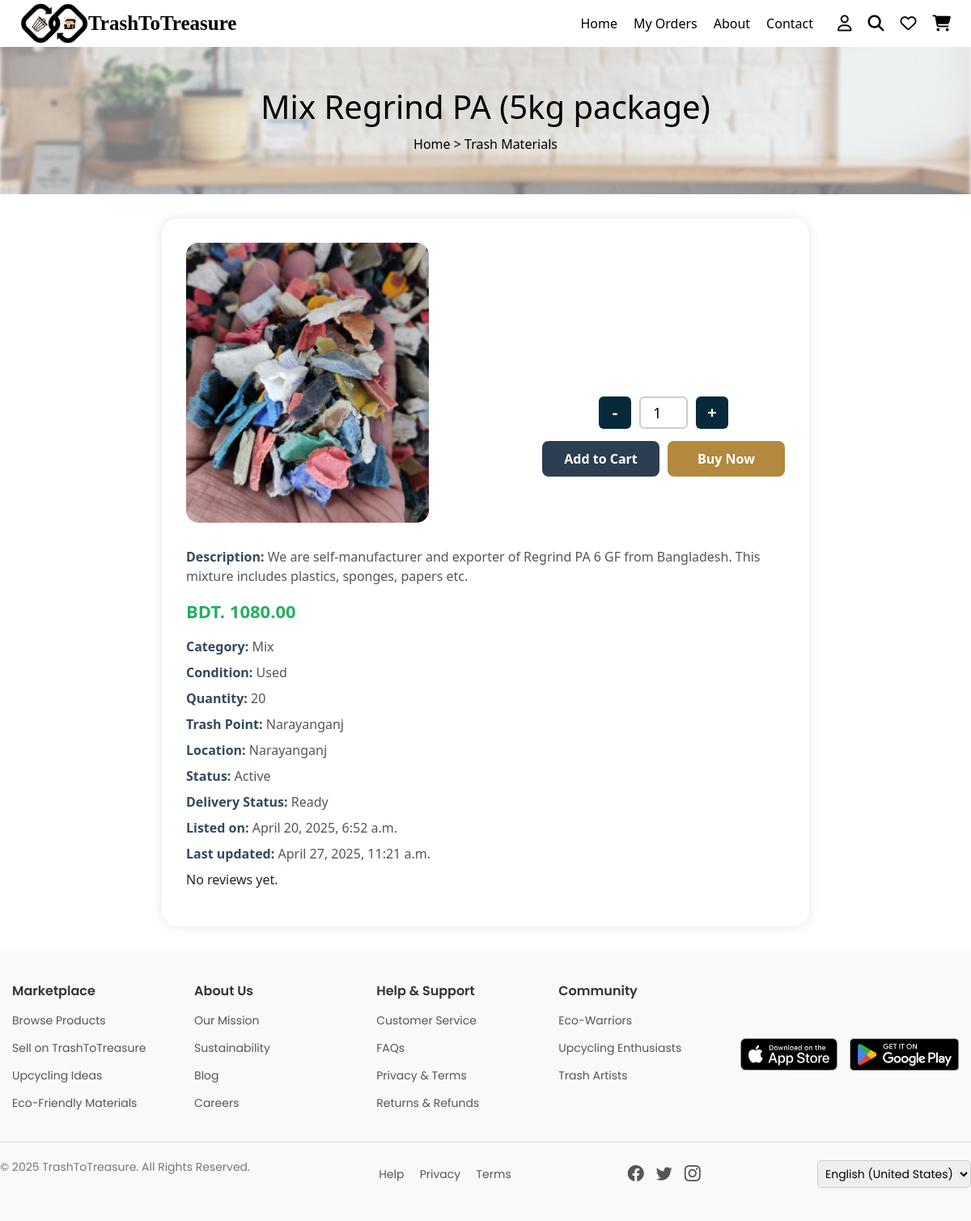
The app's page /trash/mix-regrind-pa-5kg-package-narayanganj/ (signed in), older data.
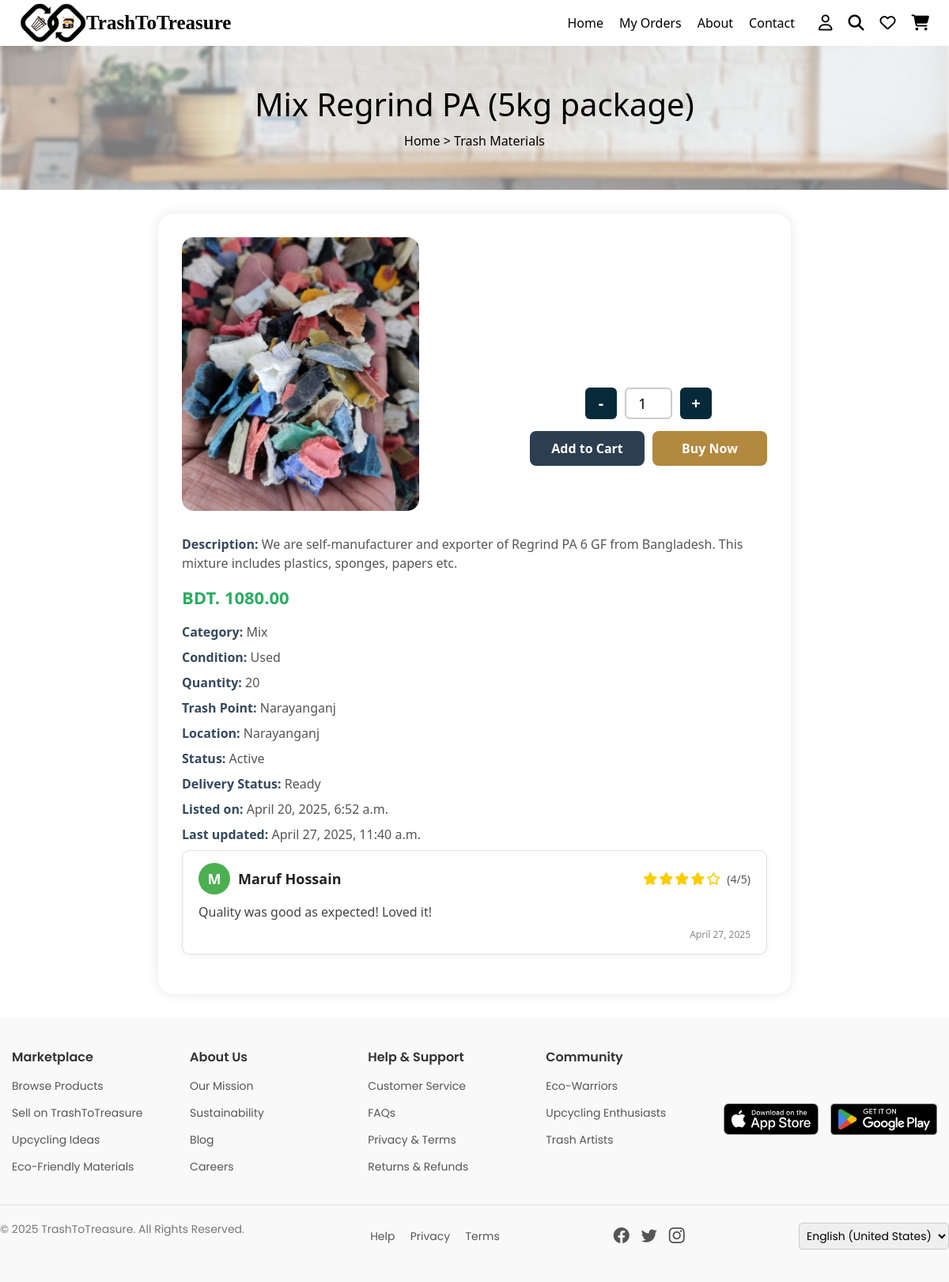
The same page, newer data.
### marketplace/models.py (models this page shows, shortened)
class TrashItem(models.Model):
    material_name = models.CharField(max_length=255, default="")  # Change as needed
    category = models.CharField(max_length=100, default="")  # Change as needed
    description = models.TextField()
    condition = models.CharField(max_length=50, default="")  # Set a meaningful default
    quantity = models.IntegerField(default=0)
    price = models.DecimalField(max_digits=10, decimal_places=2)
    trash_point = models.CharField(max_length=255, default="")  # Set a meaningful default
    images = models.ImageField(upload_to='waste_images/', blank=True, null=True)
    location = models.CharField(max_length=255, default="")  # Set a meaningful default
    product_status = models.CharField(max_length=20, choices=PRODUCT_STATUS_CHOICES, default='')
    delivery_status = models.CharField(max_length=20, choices=DELIVERY_STATUS_CHOICES, default='')
    slug = models.SlugField(max_length=255, unique=True, blank=True)
    listing_date = models.DateTimeField(auto_now_add=True)
    last_updated = models.DateTimeField(auto_now=True, null=True, blank=True)
    tags = models.CharField(max_length=255, blank=True, null=True)
    rating = models.DecimalField(max_digits=3, decimal_places=2, default=0.0)
    reviews = GenericRelation(Review)

class Review(models.Model):
    reviewer        = models.ForeignKey(User, on_delete=models.CASCADE)
    rating          = models.PositiveSmallIntegerField()              # 1–5
    comment         = models.TextField(blank=True, null=True)
    created_at      = models.DateTimeField(auto_now_add=True)
    content_type    = models.ForeignKey(ContentType, on_delete=models.CASCADE)
    object_id       = models.PositiveIntegerField()
    content_object  = GenericForeignKey('content_type', 'object_id')
    class Meta:
        unique_together = ('reviewer', 'content_type', 'object_id')  # one review per user+target

### users/models.py (models this page shows, shortened)
class CustomUser(AbstractUser):
    name = models.CharField(max_length=100)
    email = models.EmailField(unique=True)
    phone = models.CharField(max_length=15)
    role = models.CharField(max_length=10, choices=ROLE_CHOICES)
    account_status = models.CharField(max_length=10, choices=ACCOUNT_STATUS_CHOICES, default='active')
    objects = CustomUserManager()  # ✅ Use your custom manager
    REQUIRED_FIELDS = ['email']
    USERNAME_FIELD = 'username'

### marketplace/views.py (the view)
# urls.py: path('trash/<slug:slug>/', views.trash_item_details, name='trash_item_details'),
@login_required
def trash_item_details(request, slug):
    product = get_object_or_404(TrashItem, slug=slug)
    return render(request, 'trash_item_details.html', {'product': product})

### marketplace/templates/trash_item_details.html (shortened to what this page needs)
{% load static %}
{% include "header.html" %}
<!DOCTYPE html>
<html lang="en">
<head>
    <link rel="stylesheet" href="{% static 'css/buyer_profile.css' %}">
</head>
<body>
<section class="product-banner">
    <h2>{{ product.material_name }}</h2>
    <p><a href="/">Home</a> > Trash Materials </p>
</section>
<div class="product-container">
    <div class="product-flexbox">
      <div class="left-column">
        <img src="{{ product.images.url }}" alt="{{ product.material_name }}" class="product-image">
      </div>
      {% if user.is_authenticated and user.role == 'buyer' or user.is_authenticated and user.role == 'artisan' %}
      <div class="right-column">
        <form method="POST" action="{% url 'add_to_cart' 'trashitem' product.id %}">
          <div class="quantity-controls">
            <button type="button" onclick="changeQty(-1)">-</button>
            <input type="number" name="quantity" id="quantity" value="1" min="1" max="{{ product.quantity }}">
            <button type="button" onclick="changeQty(1)">+</button>
          </div>
          <div class="purchase-buttons">
            <button type="submit" name="action" value="add" class="add-to-cart">Add to Cart</button>
            <button type="submit" name="action" value="buy" class="buy-now">Buy Now</button>
          </div>
        </form>
      </div>
      {% endif %}
    </div>
    <p class="product-meta"><span class="product-label">Description:</span> {{ product.description }}</p>
    <p class="product-price">BDT. {{ product.price }}</p>
    <p class="product-meta"><span class="product-label">Category:</span> {{ product.category }}</p>
    <p class="product-meta"><span class="product-label">Condition:</span> {{ product.condition }}</p>
    <p class="product-meta"><span class="product-label">Quantity:</span> {{ product.quantity }}</p>
    <p class="product-meta"><span class="product-label">Trash Point:</span> {{ product.trash_point }}</p>
    <p class="product-meta"><span class="product-label">Location:</span> {{ product.location }}</p>
    <p class="product-meta"><span class="product-label">Status:</span> {{ product.get_product_status_display }}</p>
    <p class="product-meta"><span class="product-label">Delivery Status:</span> {{ product.get_delivery_status_display }}</p>
    <p class="product-meta"><span class="product-label">Listed on:</span> {{ product.listing_date }}</p>
    <p class="product-meta"><span class="product-label">Last updated:</span> {{ product.last_updated }}</p>
    {% for review in product.reviews.all %}
          <div class="review-card">
              <div class="review-header">
                  <div class="reviewer-info">
                      <div class="avatar">
                          {% if review.reviewer.profile_picture %}
                              <img src="{{ review.reviewer.profile_picture.url }}" alt="Avatar">
                          {% else %}
                              <span class="avatar-letter">{{ review.reviewer.name|slice:":1" }}</span>
                          {% endif %}
                      </div>
                      <div class="reviewer-name">{{ review.reviewer.name }}</div>
                  </div>
                  <div class="review-rating">
                      {% for i in "12345" %}
                          {% if forloop.counter <= review.rating %}
                              <i class="fa-solid fa-star"></i>
                          {% else %}
                              <i class="fa-regular fa-star"></i>
                          {% endif %}
                      {% endfor %}
                      <span class="rating-number">({{ review.rating }}/5)</span>
                  </div>
              </div>
              {% if review.comment %}
                  <div class="review-comment">{{ review.comment }}</div>
              {% endif %}
              <div class="review-date">{{ review.created_at|date:"F j, Y" }}</div>
          </div>
      {% empty %}
          <p>No reviews yet.</p>
      {% endfor %}
    </div>
</body>
</html>
{% include "footer.html" %}

Row changes from the older to the newer data that the page shows:
changed TrashItem "Mix Regrind PA (5kg package)": last_updated "April 27, 2025, 11:21 a.m." → "April 27, 2025, 11:40 a.m."
added Review: reviewer.name "M", reviewer.name "Maruf Hossain", rating "4", comment "Quality was good as expected! Loved it!", created_at "April 27, 2025"
Text that changed along with them:
text no longer shown: "No reviews yet."
